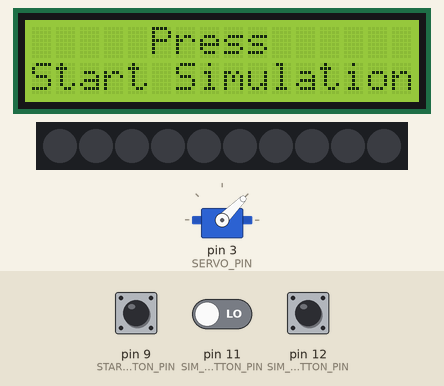
Simulated run of this sketch. Board: Arduino Uno, built with avr-gcc and run on an emulated ATmega328P. Shown: servo, 16×2 character LCD, 10 RGB LEDs in strip order, left to right. The inputs (shaded band) are chosen by the test bench; at power-on: pin 9 (START_SIMULATION_BUTTON_PIN) LOW, pin 11 (SIM_WITH_MEETINGS_BUTTON_PIN) LOW, pin 12 (SIM_NO_MEETINGS_BUTTON_PIN) LOW. Dim RGB values are drawn brighter than linear.

Above: at 1.2 s.
1.3 s: pin 9 (START_SIMULATION_BUTTON_PIN) pulled HIGH for 0.15 s
At 2.5 s:
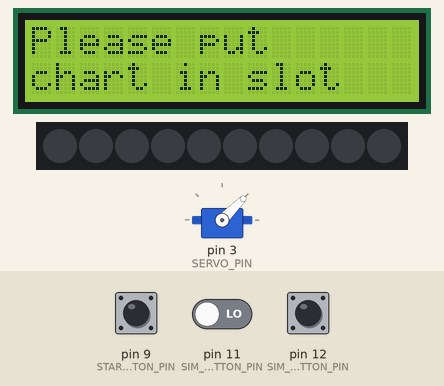
2.9 s: pin 9 (START_SIMULATION_BUTTON_PIN) driven HIGH and pin 11 (SIM_WITH_MEETINGS_BUTTON_PIN) driven HIGH
At 3.8 s:
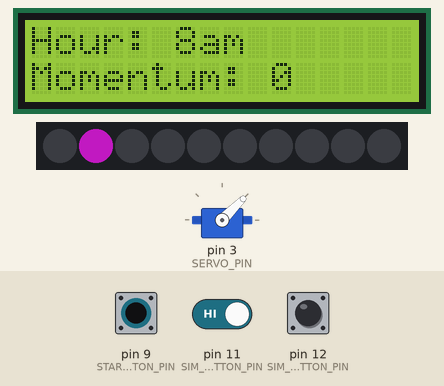
At 28.6 s:
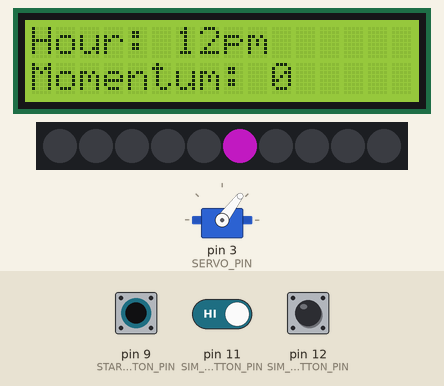
Timing chart, 0 to 30.1 s (numbered marks = the images above; inputs shaded):
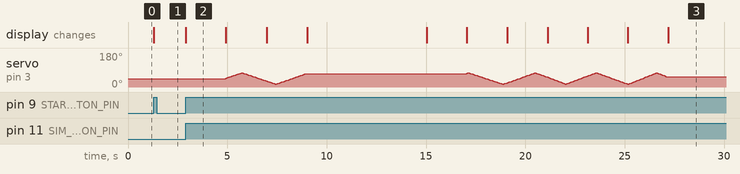

The sketch:

little_worker_guy.ino
```cpp
#include <Servo.h>
#include <LiquidCrystal.h>
#include <FastLED.h>

// initialize the arduino pin configuration for the lcd display
const int rs = 1, en = 2, d4 = 4, d5 = 5, d6 = 6, d7 = 7;
LiquidCrystal lcd(rs, en, d4, d5, d6, d7);

/** Pin configuration */
const int START_SIMULATION_BUTTON_PIN = 9;
const int SIM_WITH_MEETINGS_BUTTON_PIN = 11;
const int SIM_NO_MEETINGS_BUTTON_PIN = 12;
const int SERVO_PIN = 3;

/** LED strip configuration */
#define LED_PIN     10
#define NUM_LEDS    10
#define BRIGHTNESS  100
#define LED_TYPE    WS2811
#define COLOR_ORDER GRB
#define UPDATES_PER_SECOND 100

CRGB leds[NUM_LEDS];

/** 3 options for our simulation selection type */
const int NO_MEETINGS_SIM = 1;
const int WITH_MEETINGS_SIM = 2;
const int PRESCALED_SIM = 3;

/** Simulation configuration settings */

int simulationSelected = NO_MEETINGS_SIM;
bool simulationStarted = false;
int simulationSteps = 27;
int simulationCurrentStep = 0;
int simulationHourIndex = 0;
float maxSlowdown = 10;
float maxMomentumForScalingSlowdown = 121.5;


float prescaledSimValues[] = {1, 3, 5, 3, 8, 1, 2,3,
                      5, 8,1, 3, 4,2,1, 3,
                      4, 1, 5, 2,8, 4, 2, 3,
                      4, 1, 3};

float noMeetingsSimValues[] = {0, 5.75, 15.5, 35.5, 55.5, 75.5, 94.3, 80.3,
                      73.75, 64.5, 84.5, 103.3, 0, 0, 0, 2.75,
                      15.5, 20.5, 40.5, 60.5, 80.5, 100.5, 111.5, 101.5,
                      121.5, 105.5, 91.5};
float withMeetingsSimValues[] = {0, 5.75, 10.5, 0, 0, 0, 0, 2.75,
                      15.5, 20.5, 15.5, 25.5, 0, 0, 0, 0,
                      2.75, 5.75, 0, 0, 0, 0, 2.75, 15.5,
                      20.5, 35.5, 25.5};

char *hourLabels[10] = {"--", "8am", "9am", "10am", "11am", "12pm", "1pm", "2pm", "3pm", "4pm"};

/** Servo configuration settings */

Servo workerArmServo;

const int NEUTRAL_POSITION = 45;
const int ARC_SIZE = 30;
const int ARC_STEP = 2;
const int MILLIS_FOR_ONE_INCREMENT_OF_WORK = 2000;

int currentPosition = NEUTRAL_POSITION;
int direction = 1;

/** Button state pressed or not */

int startSimButtonState = 0;
int simWithMeetingsButtonState = 0;
int simNoMeetingsButtonState = 0;

/* Setup our pin configuration and initialize everything */
void setup() {

  pinMode(START_SIMULATION_BUTTON_PIN, INPUT);
  pinMode(SIM_WITH_MEETINGS_BUTTON_PIN, INPUT);
  pinMode(SIM_NO_MEETINGS_BUTTON_PIN, INPUT);

  workerArmServo.attach(SERVO_PIN);

  resetWorkerArms();

  FastLED.addLeds<LED_TYPE, LED_PIN, COLOR_ORDER>(leds, NUM_LEDS).setCorrection( TypicalLEDStrip );
  FastLED.setBrightness(BRIGHTNESS);
  FastLED.clear();


  lcd.begin(16, 2);
  lcd.print("     Press");
  lcd.setCursor(0, 1);
  lcd.print("Start Simulation");

  //serial print isn't compatible with the lcd writing, enable only when we need debugging
  //Serial.begin(9600);
}

/** Main loop runs forever */
void loop() {

  startSimButtonState = digitalRead(START_SIMULATION_BUTTON_PIN);
  simWithMeetingsButtonState = digitalRead(SIM_WITH_MEETINGS_BUTTON_PIN);
  simNoMeetingsButtonState = digitalRead(SIM_NO_MEETINGS_BUTTON_PIN);

  if (startSimButtonState == HIGH) {
     startSimulationIfNotStarted(simWithMeetingsButtonState, simNoMeetingsButtonState);
  }

  if (simulationStarted) {
    runSimulationStep();
  }

}

/** Start the simulation specified in the selected simulation when the button is pressed */
void startSimulationIfNotStarted(int simWithMeetingsButtonState, int simNoMeetingsButtonState) {
  if (!simulationStarted) {
      if (simWithMeetingsButtonState == HIGH) {
        simulationSelected = WITH_MEETINGS_SIM;
      } else if (simNoMeetingsButtonState == HIGH) {
        simulationSelected = NO_MEETINGS_SIM;
      } else {
        simulationSelected = 0;
      }
      if (simulationSelected != 0) {
        simulationStarted = true;
        Serial.println("starting simulation");
      } else {
        Serial.println("Please select a simulation and try again");
        lcd.clear();
        lcd.setCursor(0, 0);
        lcd.print("Please put");
        lcd.setCursor(0, 1);
        lcd.print("chart in slot");
      }
  }
}

/** reset the simulation back to it's initial state */
void stopSimulation() {
  Serial.println("stopping simulation");
  doUpdateStatusDisplayForFinishedSimulation(simulationSelected);

  simulationCurrentStep = 0;
  simulationHourIndex = 0;

  doUpdateLightStrip(simulationHourIndex);
  resetWorkerArms();
  simulationStarted = false;

  delay(5000);
}

/** Run a single iteration of our simulation for a 20 min interval mapped to 1 second of time */
void runSimulationStep() {

   if (simulationCurrentStep < simulationSteps) {

     simulationHourIndex = ((int) simulationCurrentStep / 3) + 1;
     float momentumValue = getMomentumValueForSelectedSimulation(simulationSelected, simulationCurrentStep);
     float slowdownFactor = translateMomentumToSlowdownFactor(momentumValue);
     displaySimulationStepDetails(simulationHourIndex, momentumValue);
     doUpdateLightStrip(simulationHourIndex);
     doUpdateStatusDisplayForRunningSimulation(simulationHourIndex, momentumValue);

     doOneIncrementOfWork(slowdownFactor);

     simulationCurrentStep++;
   } else {
     stopSimulation();
   }
}

/** Update the light position showing on the strip, 0 index is no lights, 1 index is the first light */
void doUpdateLightStrip(int hourIndex) {
  //TODO fill this in to update the actual lights
  Serial.print("updating the light strip to position ");
  Serial.println(hourIndex);

  int adjustedHour = hourIndex + 1;
  resetLEDStripLightsToZeroBrightness();
  if (hourIndex > 0) {
    leds[adjustedHour - 1] = CRGB(220,30,220);
    FastLED.setBrightness(BRIGHTNESS);
  }
  FastLED.show();
}

/** Turn all the lights off on the LED strip */
void resetLEDStripLightsToZeroBrightness() {
  for(int i=0; i < NUM_LEDS; i++) {
    leds[i] = CRGB(0,0,0);
    FastLED.setBrightness(0);
  }
}

/** Update the summary display with relevant text information showing the current momentum status */
void doUpdateStatusDisplayForRunningSimulation(int hourIndex, float momentumValue) {
  //TODO fill this in to update the actual display
  Serial.print("updating the summary display with momentum ");
  Serial.print(momentumValue);
  Serial.print(" at time ");
  Serial.println(hourLabels[hourIndex]);

  lcd.clear();
  lcd.setCursor(0, 0);
  lcd.print("Hour: ");
  lcd.print(hourLabels[hourIndex]);
  lcd.setCursor(0, 1);
  lcd.print("Momentum: ");
  lcd.print((int)momentumValue);
}

/** Update the summary display once the simulation is complete to show final stats of avg/max momentum for the run */
void doUpdateStatusDisplayForFinishedSimulation(int simType) {

  //get the avg and max for the dataset.. lets just do this inline for simplicity
  float sumMomentum = 0;
  float maxMomentum = 0;
  float avgMomentum = 0;

  for (int i = 0; i < simulationSteps; i++) {
    float momentum = getMomentumValueForSelectedSimulation(simType, i);
    if (momentum > maxMomentum) {
      maxMomentum = momentum;
    }
    sumMomentum += momentum;
  }
  avgMomentum = sumMomentum / simulationSteps;

  //TODO make this update the actual display
  Serial.print("updating the summary display with max momentum ");
  Serial.print(maxMomentum);
  Serial.print(" and avg momentum ");
  Serial.println(avgMomentum);

  lcd.clear();
  lcd.setCursor(0, 0);
  lcd.print("Avg: ");
  lcd.print((int)avgMomentum);
  lcd.print(" Max: ");
  lcd.print((int)maxMomentum);
  lcd.setCursor(0, 1);
  lcd.print("Total: ");
  lcd.print((int)sumMomentum);

}


/** Get the momentum value for where we are in the simulation, for the selected dataset */
float getMomentumValueForSelectedSimulation(int simType, int currentStepIndex) {
  if (simType == NO_MEETINGS_SIM) {
    return noMeetingsSimValues[currentStepIndex];
  } else if (simType == WITH_MEETINGS_SIM) {
    return withMeetingsSimValues[currentStepIndex];
  } else if (simType == PRESCALED_SIM) {
    return prescaledSimValues[currentStepIndex];
  }

}

/** Write diagnostic data to the screen for this simulation step */
void displaySimulationStepDetails(int hourIndex, float momentumValue) {
    Serial.print("[RUN SIMULATOR] hour = ");
    Serial.print(simulationHourIndex);
    Serial.print(", momentum = ");
    Serial.println(momentumValue);
}

/** Translate our momentum value which increases speed with bigger numbers into an inverted slowdown factor
which goes slower with bigger numbers and also has a normalized scale, 1 being the fastest, 10 being the slowest */
float translateMomentumToSlowdownFactor(float inputMomentum) {

  if (simulationSelected == PRESCALED_SIM || inputMomentum == 0) {
    return inputMomentum;
  } else {
    float percentMomentum = invLerp(0, maxMomentumForScalingSlowdown, inputMomentum);
    float slowDownFactor = lerp(1, maxSlowdown, 1 - percentMomentum);

    return slowDownFactor;
  }

}

/** Reset the position of our servo back to our neutral aligned pose */
void resetWorkerArms() {
  workerArmServo.write(NEUTRAL_POSITION);
}

/** Move the servo position oscillating left and right continuing from the
current position and adjusting the speed according to the slowdown input factor */
void doOneIncrementOfWork(float slowdownFactor) {
  int totalDelaySoFar = 0;
  int minPosition = NEUTRAL_POSITION - ARC_SIZE;
  int maxPosition = NEUTRAL_POSITION + ARC_SIZE;
  int delayAmount = (int) 100 / (ARC_SIZE/ARC_STEP) * slowdownFactor;

  //handle special case of slowdown == 0, do nothing for 1 increment
  if (slowdownFactor == 0) {
    delay(MILLIS_FOR_ONE_INCREMENT_OF_WORK);
    return;
  }

  while (totalDelaySoFar < MILLIS_FOR_ONE_INCREMENT_OF_WORK) {
    if (direction > 0) {
      if( currentPosition < maxPosition) {
        currentPosition += ARC_STEP;
        workerArmServo.write(currentPosition);
        delay(delayAmount);
        totalDelaySoFar += delayAmount;
      } else {
        direction = -1;
      }
    } else if (direction < 0) {
      if (currentPosition > minPosition ) {
        currentPosition -= ARC_STEP;
        workerArmServo.write(currentPosition);
        delay(delayAmount);
        totalDelaySoFar += delayAmount;
       } else {
         direction = 1;
       }
    }
  }
  //this would add a delay between each 1 second increment of simulation
  //delay(200);
}

/** Fastest possible movement from the servo with a full movement and no delays */
void fastestWorkerArms() {
  workerArmServo.write((NEUTRAL_POSITION - ARC_SIZE));
  delay(200);
  workerArmServo.write((NEUTRAL_POSITION + ARC_SIZE));
  delay(200);
}

/** Move the worker arms a single oscillation at different speeds, used for testing */
void slowStepWorkerArms(float slowdownFactor) {
  int minPosition = NEUTRAL_POSITION - ARC_SIZE;
  int maxPosition = NEUTRAL_POSITION + ARC_SIZE;
  int delayAmount = (int) 100 / (ARC_SIZE/ARC_STEP) * slowdownFactor;

  while (currentPosition < maxPosition) {
    currentPosition += ARC_STEP;
    workerArmServo.write(currentPosition);
    delay(delayAmount);
  }
  while (currentPosition > minPosition) {
    currentPosition -= ARC_STEP;
    workerArmServo.write(currentPosition);
    delay(delayAmount);
  }
}

/** linear interpolation */
float lerp(float start, float end, float percent) {
  return start + percent * (end - start);
}

/** inverse linear interpolation to get the percent */
float invLerp(float start, float end, float value) {
  return (value - start) / (end - start);
}
```

Measured:
- after the input at 1.3 s, the display: changes at once (image 1)
- after the input at 2.9 s, the display: changes at once (image 2)
- what the display in image 2 shows lasts 2.0 s, from 2.9 s to 4.9 s
